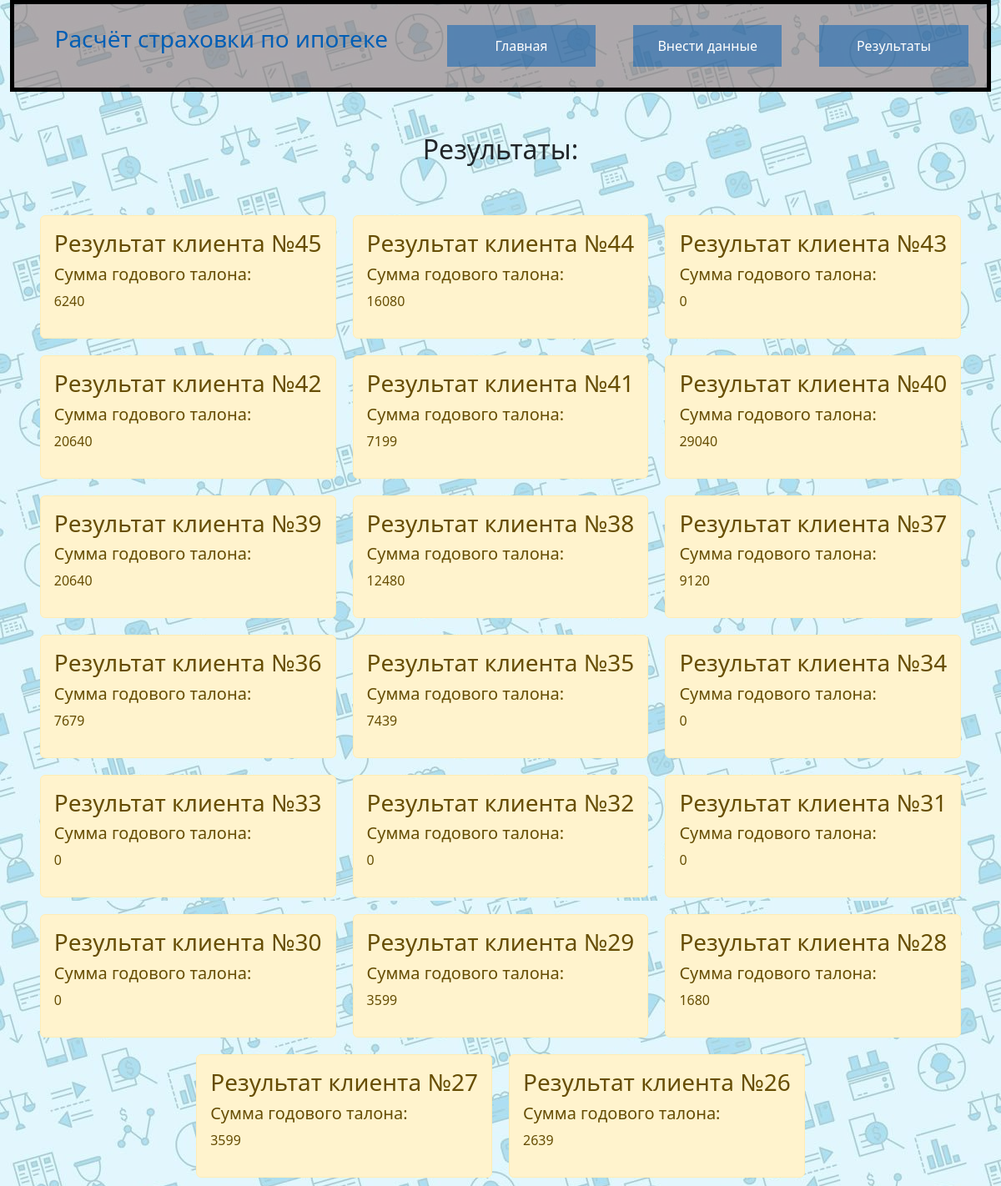
The app's page /results with its own data.
### main/models.py (models this page shows, shortened)
class Results(models.Model):
    id = models.AutoField(primary_key=True)
    sum = models.IntegerField(default=0)
    class Meta:
        verbose_name = 'Результат'
        verbose_name_plural = 'Результаты'

### main/views.py (the view)
# urls.py: path('results', views.results, name='results'),
def results(request):
    info = Info.objects.order_by('-id')
    current_date = datetime.now().date()
    for inf in info:
        people = Calculate(inf.age, inf.loan_balance, float(inf.micromorts)+float(inf.profession)
        +float(inf.hobby)+float(inf.alcogol)+float(inf.cigarets))
        res = Results(id = inf.id, sum=people.calc())
        res.save()
    results = Results.objects.order_by('-id')
    return render(request, 'main/results.html', {'title': 'главная страница сайта', 'results': results})

### main/calculate.py (called while the page is built)
    def calc(self):
        chance_alive = int(1)
        MICROMORTS = {a: 1.10409**(a-20) for a in range(20,100)}
        START_KF = 0.05
        m = self.micrimorts
        for item in MICROMORTS.items():
            if item[0] == self.age:
                m += item[1]
                for j in range(365):
                    chance_alive *= (1000000-m)/1000000
                m = self.micrimorts
        Chance = round((1-chance_alive)*100, 2)
        KF = Chance/START_KF
        return self.million*0.0012*KF

### main/templates/main/results.html (shortened to what this page needs)
{% extends 'main/base.html' %}
{% block content %}
<h2 style="text-align: center; margin: 50px 0 50px 0;">Результаты:</h2>
<div class = "d-flex flex-row flex-wrap mx-2 " style="justify-content: center;">
    {% if results %}
        {% for res in results%}
            <div class = 'alert alert-warning' style="margin: 10px;">
                <h3>Результат клиента №{{ res.id }}</h3>
                <h5>Сумма годового талона:</h5>
                <p>{{res.sum}}</p>
            </div>
        {% endfor %}
    {% else%}
        <p>Записей о результатах нет</p>
    {% endif %}
</div>
{% endblock %}

### main/templates/main/base.html (shortened to what this page needs)
<!doctype html>
{% load static %}
<html lang="en">
<head>
    <link rel="stylesheet" href="{% static 'style.css' %}"/>
    <link rel="stylesheet"
      href="https://cdn.jsdelivr.net/npm/bootstrap@5.2.3/dist/css/bootstrap.min.css">
</head>
<body>
<div class="container-fluid">
      <div class="row d-flex mx-sm-m3">
        <div class="col-xs-12 order-1 col-md-12 spx-sm-3">
            <header>
              <div class="menu" style="
                    display:flex;
                    border:  5px solid black;
                    justify-content: center;
                    align-items: center;
               ">
                  <div class="nav_logo">
                           <h3>Расчёт страховки по ипотеке</h3>
                  </div>
                  <div class="nav">
                       <div class = "nav_text">
                           <a href="{% url 'home' %} " >Главная</a>
                       </div>
                  </div>
                  <div class="nav">
                       <div class = "nav_text">
                           <a href="{% url 'create' %} " >Внести данные</a>
                       </div>
                  </div>
                  <div class="nav">
                       <div class = "nav_text">
                           <a href="{% url 'results' %} " >Результаты</a>
                       </div>
                  </div>
              </div>
            </header>
          </div>
      </div>
    {% block content %}
    {% endblock %}
</div>
</body>
</html>

### main/static/style.css (style rules this page uses)
header { background: rgba(138, 118, 118, 0.6); color: #FFFFFF; position: relative; margin: auto; font-size: calc(1vw+0.7em); }
.nav_logo { flex: 2; vertical-align: middle; text-align: center; padding: 25px; height: 100px; color: rgba(0, 94, 181, 1); }
.nav { justify-content: center; margin-bottom: 50px; padding: auto; height: 100px; flex: 1; }
.nav_text { background: rgba(0, 94, 181, 0.5); height: 50%; width: 80%; margin: auto; display: flex; justify-content: center; align-items: center; vertical-align: middle; }
.nav_text a { color: rgba(255,255,255,1); text-decoration: none; }
* { box-sizing: border-box; }

### records on screen
Results: id "45", sum "6240"
Results: id "44", sum "16080"
Results: id "43", sum "0"
Results: id "42", sum "20640"
Results: id "41", sum "7199"
Results: id "40", sum "29040"
Results: id "39", sum "20640"
Results: id "38", sum "12480"
Results: id "37", sum "9120"
Results: id "36", sum "7679"
Results: id "35", sum "7439"
Results: id "34", sum "0"
Results: id "33", sum "0"
Results: id "32", sum "0"
Results: id "31", sum "0"
Results: id "30", sum "0"
Results: id "29", sum "3599"
Results: id "28", sum "1680"
Results: id "27", sum "3599"
Results: id "26", sum "2639"
